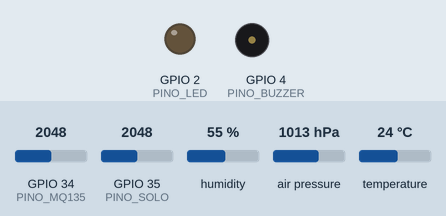
This sketch was run on a simulated ESP32. Parts: output pins drawn as LEDs (lit = HIGH), buzzer (waves = sounding). Inputs (shaded band) come from the test bench; at power-on: GPIO 34 (PINO_MQ135) = 2048, GPIO 35 (PINO_SOLO) = 2048, humidity 55 %, air pressure 1013 hPa, temperature 24 °C. WiFi joins after 1.5 s; servers stay silent unless stated; random numbers use the default seed unless the sketch sets one; no MQTT or app messages arrive unless stated; what the sketch prints to the serial monitor is not drawn.

Above: at 2.8 s.
At 30.1 s:
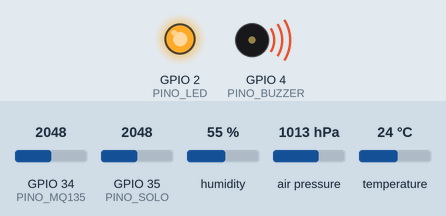
At 30.6 s:
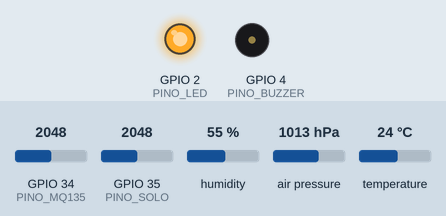
Timing chart, 0 to 32.1 s (numbered marks = the images above):
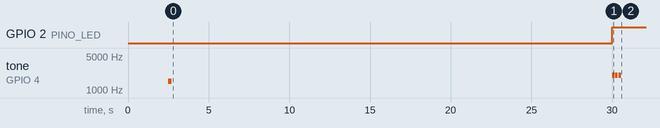

The sketch:

sentinela_esp32.ino
```cpp
/*
 * ============================================================================
 *  SENTINELA ORBITAL - Estacao de Borda (Edge) para Deteccao de Queimadas
 *  Firmware para ESP32 (Arduino Framework / C++)
 * ============================================================================
 *
 *  OBJETIVO
 *  --------
 *  Esta estacao e o "olho no chao" do Sentinela Orbital. Enquanto os satelites
 *  do INPE veem o Brasil de cima, esta estacao mede as condicoes LOCAIS em
 *  pontos criticos (Cerrado, Pantanal...) e detecta o inicio de uma queimada
 *  ANTES que o satelite consiga - reduzindo o tempo de resposta de horas para
 *  minutos.
 *
 *  ARQUITETURA EDGE (decisao na borda)
 *  -----------------------------------
 *  O ESP32 NAO depende da nuvem para soar o alarme. Ele calcula um indice de
 *  risco local e, se ultrapassar o limiar, aciona LED + buzzer imediatamente
 *  (mesmo sem internet). Em paralelo, publica a telemetria via MQTT para o
 *  servidor (mqtt_receptor.py), que alimenta o modelo de IA e o dashboard.
 *
 *  SENSORES
 *  --------
 *    - BME280 (I2C)        : temperatura, umidade do ar, pressao
 *    - MQ-135 (analogico)  : concentracao de fumaca/gases (proxy de CO2/fumaca)
 *    - Sensor capacitivo   : umidade do solo
 *    - LED + Buzzer        : alerta local na borda
 *
 *  LIGACOES (pinout sugerido)
 *  --------------------------
 *    BME280 SDA -> GPIO 21      MQ-135 AOUT -> GPIO 34 (ADC1)
 *    BME280 SCL -> GPIO 22      Solo  AOUT  -> GPIO 35 (ADC1)
 *    LED        -> GPIO 2       Buzzer      -> GPIO 4
 *
 *  BIBLIOTECAS NECESSARIAS (Library Manager)
 *  -----------------------------------------
 *    - Adafruit BME280 Library
 *    - Adafruit Unified Sensor
 *    - PubSubClient (MQTT)
 *    - ArduinoJson
 *
 *  Conceitos das Fases 3 e 4: IoT, Edge Computing, automacao e logica de
 *  controle baseada em sensores, integracao via protocolo MQTT.
 * ============================================================================
 */

#include <WiFi.h>
#include <Wire.h>
#include <PubSubClient.h>
#include <ArduinoJson.h>
#include <Adafruit_Sensor.h>
#include <Adafruit_BME280.h>

// ----------------------------------------------------------------------------
// CONFIGURACAO (ajustar conforme a instalacao)
// ----------------------------------------------------------------------------
const char* WIFI_SSID     = "SUA_REDE_WIFI";
const char* WIFI_SENHA    = "SUA_SENHA_WIFI";

const char* MQTT_BROKER   = "broker.hivemq.com";   // broker publico p/ POC
const int   MQTT_PORTA    = 1883;
const char* MQTT_TOPICO   = "sentinela/estacoes/telemetria";
const char* ESTACAO_ID    = "ESP32-CER-01";        // identificador da estacao
const float ESTACAO_LAT   = -15.78;                // Brasilia-DF (Cerrado)
const float ESTACAO_LON   = -47.93;

// Pinos
const int PINO_MQ135 = 34;   // ADC1 - fumaca/gas
const int PINO_SOLO  = 35;   // ADC1 - umidade do solo
const int PINO_LED   = 2;    // LED de alerta
const int PINO_BUZZER= 4;    // buzzer de alerta

// Limiares de decisao na borda
const float LIMIAR_FUMACA_PPM = 500.0;   // fumaca critica
const float LIMIAR_RISCO      = 75.0;    // indice de risco critico (0-100)
const unsigned long INTERVALO_MS = 30000; // 30 s entre leituras

// ----------------------------------------------------------------------------
// OBJETOS GLOBAIS
// ----------------------------------------------------------------------------
Adafruit_BME280 bme;
WiFiClient wifiClient;
PubSubClient mqtt(wifiClient);
unsigned long ultimaLeitura = 0;

// ----------------------------------------------------------------------------
// CONVERSAO DO MQ-135: valor ADC bruto (0-4095) -> ppm aproximado
// (calibracao simplificada para POC; em campo usa-se Rs/Ro do datasheet)
// ----------------------------------------------------------------------------
float lerFumacaPPM() {
  int bruto = analogRead(PINO_MQ135);
  // mapeamento linear didatico: 0 ADC ~ 10 ppm, 4095 ADC ~ 1500 ppm
  float ppm = 10.0 + (bruto / 4095.0) * 1490.0;
  return ppm;
}

// Umidade do solo: ADC -> percentual (sensor capacitivo, invertido)
float lerUmidadeSolo() {
  int bruto = analogRead(PINO_SOLO);
  float pct = 100.0 - (bruto / 4095.0) * 100.0;
  if (pct < 0) pct = 0;
  if (pct > 100) pct = 100;
  return pct;
}

// ----------------------------------------------------------------------------
// CALCULO DO INDICE DE RISCO LOCAL (espelha a logica do servidor)
// Mesma formula usada no Python, garantindo coerencia borda <-> nuvem.
// ----------------------------------------------------------------------------
float calcularRiscoLocal(float tempMax, float umidade, float vento,
                         float umidadeSolo) {
  float risco = 0.0;
  risco += (tempMax - 20.0) * 1.8;       // calor
  risco += (100.0 - umidade) * 0.55;     // ar seco
  risco += vento * 1.2;                  // vento
  risco += (100.0 - umidadeSolo) * 0.35; // solo seco = mais combustivel
  if (risco < 0)   risco = 0;
  if (risco > 100) risco = 100;
  return risco;
}

// ----------------------------------------------------------------------------
// ACIONAMENTO DO ALERTA LOCAL (na borda, independente da nuvem)
// ----------------------------------------------------------------------------
void acionarAlerta(bool ligar) {
  if (ligar) {
    digitalWrite(PINO_LED, HIGH);
    // bipe intermitente
    for (int i = 0; i < 3; i++) {
      tone(PINO_BUZZER, 2000, 150);
      delay(200);
    }
  } else {
    digitalWrite(PINO_LED, LOW);
    noTone(PINO_BUZZER);
  }
}

// ----------------------------------------------------------------------------
// CONECTIVIDADE
// ----------------------------------------------------------------------------
void conectarWiFi() {
  Serial.print("Conectando ao WiFi");
  WiFi.begin(WIFI_SSID, WIFI_SENHA);
  int tentativas = 0;
  while (WiFi.status() != WL_CONNECTED && tentativas < 20) {
    delay(500);
    Serial.print(".");
    tentativas++;
  }
  if (WiFi.status() == WL_CONNECTED) {
    Serial.println(" conectado!");
    Serial.print("IP: ");
    Serial.println(WiFi.localIP());
  } else {
    Serial.println(" FALHA - operando em modo offline (edge).");
  }
}

void conectarMQTT() {
  while (!mqtt.connected() && WiFi.status() == WL_CONNECTED) {
    Serial.print("Conectando ao broker MQTT...");
    String clientId = String(ESTACAO_ID) + "-" + String(random(0xffff), HEX);
    if (mqtt.connect(clientId.c_str())) {
      Serial.println(" conectado!");
    } else {
      Serial.print(" falhou (rc=");
      Serial.print(mqtt.state());
      Serial.println("), nova tentativa em 3s");
      delay(3000);
    }
  }
}

// ----------------------------------------------------------------------------
// SETUP
// ----------------------------------------------------------------------------
void setup() {
  Serial.begin(115200);
  delay(1000);
  Serial.println("\n=== SENTINELA ORBITAL - Estacao de Borda ===");

  pinMode(PINO_LED, OUTPUT);
  pinMode(PINO_BUZZER, OUTPUT);
  digitalWrite(PINO_LED, LOW);

  // Inicializa BME280 (endereco 0x76 ou 0x77)
  Wire.begin(21, 22);
  if (!bme.begin(0x76)) {
    Serial.println("AVISO: BME280 nao encontrado. Verifique a fiacao I2C.");
  }

  conectarWiFi();
  mqtt.setServer(MQTT_BROKER, MQTT_PORTA);

  // bipe de inicializacao
  tone(PINO_BUZZER, 1500, 200);
}

// ----------------------------------------------------------------------------
// LOOP PRINCIPAL
// ----------------------------------------------------------------------------
void loop() {
  if (WiFi.status() == WL_CONNECTED && !mqtt.connected()) {
    conectarMQTT();
  }
  mqtt.loop();

  unsigned long agora = millis();
  if (agora - ultimaLeitura < INTERVALO_MS) {
    return;
  }
  ultimaLeitura = agora;

  // ---- 1. Leitura dos sensores ----
  float temperatura = bme.readTemperature();
  float umidadeAr   = bme.readHumidity();
  float pressao     = bme.readPressure() / 100.0F;  // Pa -> hPa
  float fumaca      = lerFumacaPPM();
  float umidadeSolo = lerUmidadeSolo();

  // ---- 2. Decisao na borda (edge) ----
  float risco = calcularRiscoLocal(temperatura, umidadeAr, 2.5, umidadeSolo);
  bool alerta = (fumaca > LIMIAR_FUMACA_PPM) || (risco > LIMIAR_RISCO);
  acionarAlerta(alerta);

  // ---- 3. Log local ----
  Serial.printf("T=%.1fC  UR=%.1f%%  P=%.1fhPa  Fumaca=%.0fppm  "
                "Solo=%.1f%%  Risco=%.0f  %s\n",
                temperatura, umidadeAr, pressao, fumaca, umidadeSolo, risco,
                alerta ? "[ALERTA!]" : "[OK]");

  // ---- 4. Publicacao MQTT (JSON) ----
  if (mqtt.connected()) {
    StaticJsonDocument<320> doc;
    doc["estacao_id"]       = ESTACAO_ID;
    doc["latitude"]         = ESTACAO_LAT;
    doc["longitude"]        = ESTACAO_LON;
    doc["temperatura_c"]    = round(temperatura * 10) / 10.0;
    doc["umidade_ar_pct"]   = round(umidadeAr * 10) / 10.0;
    doc["pressao_hpa"]      = round(pressao * 10) / 10.0;
    doc["umidade_solo_pct"] = round(umidadeSolo * 10) / 10.0;
    doc["fumaca_ppm"]       = (int)fumaca;
    doc["risco_local"]      = (int)risco;
    doc["alerta"]           = alerta;

    char buffer[320];
    serializeJson(doc, buffer);
    mqtt.publish(MQTT_TOPICO, buffer);
    Serial.println("  -> telemetria publicada via MQTT");
  }
}
```

Measured:
- by itself, GPIO 2 (PINO_LED): LOW → HIGH at 30.0 s
- by itself, tone on GPIO 4 (PINO_BUZZER): plays 1500 Hz for 0.20 s, 2000 Hz for 0.15 s, 2000 Hz for 0.15 s, 2000 Hz for 0.15 s
